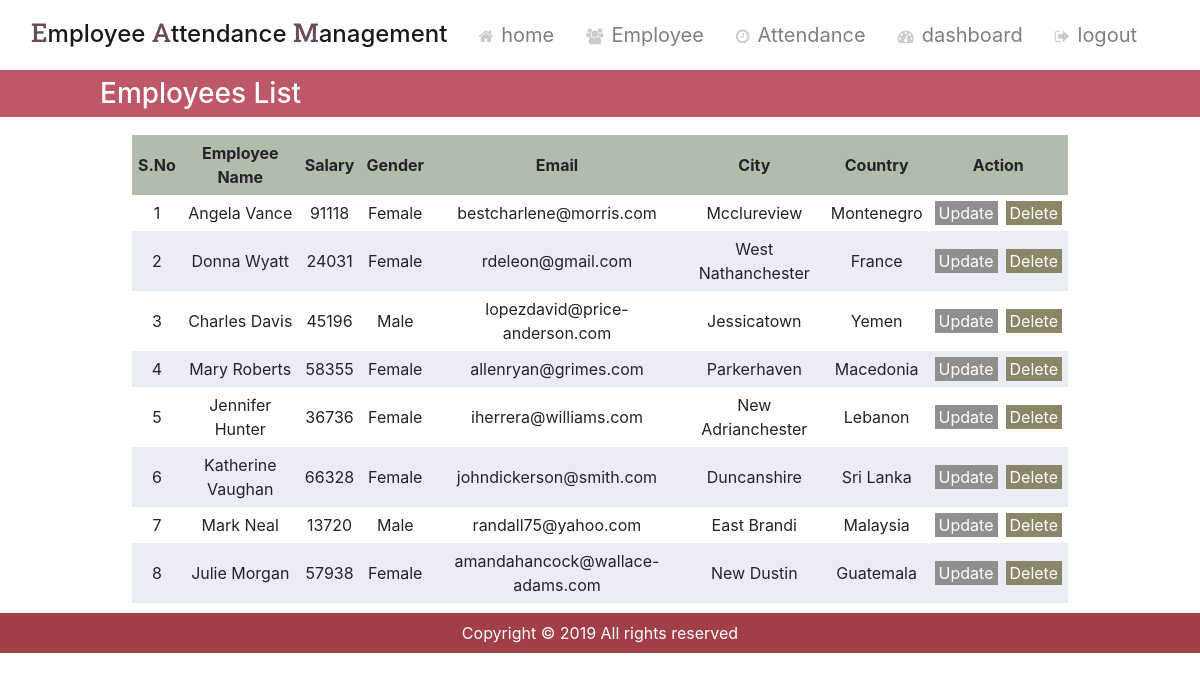
The page /detailsemployee/ (signed in) on the database its author committed.
### testapp/models.py (models this page shows, shortened)
class Employee(models.Model):
    eid=models.IntegerField(primary_key=True)
    first_name=models.CharField(max_length=30)
    last_name=models.CharField(max_length=20)
    salary=models.IntegerField()
    gender=models.CharField(max_length=6,choices=GENDER_CHOICES,default=1)
    contactno=models.CharField(max_length=10)
    email=models.CharField(max_length=30)
    country=models.CharField(max_length=30)
    city=models.CharField(max_length=20)
    pincode=models.IntegerField()
    address=models.CharField(max_length=60)

### testapp/views.py (the view)
# urls.py: path('detailsemployee/',views.detailsemployee),
@login_required
def detailsemployee(request):
    emp_list=Employee.objects.all()
    counter=Counter()
    return render(request,'testapp/detailsemployee.html',{'emp_list':emp_list,'counter':counter})

### testapp/views.py (called while the page is built)
    def increment(self):
        self.count=self.count+1
        return ' '

### templates/testapp/detailsemployee.html
<!DOCTYPE html>
{% extends 'testapp/base.html' %}
{% load staticfiles %}
{% block main_block %}
  <link rel="stylesheet" href="{% static 'css/dashboardstyle.css' %}">
{% endblock %}
{% block child_block %}
    <h3 style="background-color: #BE5869;padding: 7px 100px;" class="text-white">Employees List</h3>
    <div class="container-fluid">
        <div class="row">
            <div class="col">
              {% if emp_list %}
                <table>
                  <thead>
                    <th>S.No</th>
                    <th>Employee Name</th>
                    <th>Salary</th>
                    <th>Gender</th>
                    <th>Email</th>
                    <th>City</th>
                    <th>Country</th>
                    <th>Action</th>
                  </thead>
                  {% for employee in emp_list %}
                  <tr>
                    <td>{{counter.count}}</td>{{counter.increment}}
                    <td>{{employee.first_name}}{{' '}}{{employee.last_name}}</td>
                    <td>{{employee.salary}}</td>
                    <td>{{employee.gender}}</td>
                    <td>{{employee.email}}</td>
                    <td>{{employee.city}}</td>
                    <td>{{employee.country}}</td>
                    <td><a href="/updateemployee/{{employee.eid}}">Update</a><a href="/deleteemployee/{{employee.eid}}" class="ml-2">Delete</a></td>
                  </tr>
                  {% endfor %}
                </table>
              {% else %}
                <p>No Employee Available</p>
              {% endif %}
            </div>
        </div>
    </div>
{% endblock %}

### templates/testapp/base.html (shortened to what this page needs)
<!DOCTYPE html>
{% load staticfiles %}
<html lang="en">
<head>
    <link rel="stylesheet" href="https://stackpath.bootstrapcdn.com/bootstrap/4.3.1/css/bootstrap.min.css">
    <link rel="stylesheet" href="https://cdnjs.cloudflare.com/ajax/libs/font-awesome/4.7.0/css/font-awesome.min.css">
    <link rel="stylesheet" href="{% static 'css/base_main.css' %}">
    {% block main_block %}
    {% endblock %}
    <link rel="stylesheet" href="{% static 'css/loading.css' %}">
</head>
<body>
  <div id="contents">
      <nav class="navbar navbar-expand-lg navbar-light">
          <div class="container-fluid">
                  <a href="/" class="navbar-brand"><h1><span>E</span>mployee <span>A</span>ttendance <span>M</span>anagement</h1></a>
            <div class="collapse navbar-collapse" id="navbarSupportedContent">
              <ul class="navbar-nav ml-auto">
                  <i class="fa fa-home mt-2" style="color:#ccc;"></i>
                  <li class="nav-item mr-4"><a href="/" class="nav-link py-0">home</a></li>
                  {% if request.user.is_authenticated %}
                  <i class="fa fa-users mt-2" style="color:#ccc;"></i>
                  <li class="nav-item mr-4"><a href="#" class="nav-link py-0">Employee</a></li>
                  <i class="fa fa-clock-o mt-2" style="color:#ccc;"></i>
                  <li class="nav-item mr-4"><a href="#" class="nav-link py-0">Attendance</a></li>
                  <i class="fa fa-tachometer mt-2" style="color:#ccc;"></i>
                  <li class="nav-item mr-4"><a href="/dashboard" class="nav-link py-0">dashboard</a></li>
                  <i class="fa fa-sign-out mt-2" style="color:#ccc;"></i>
                  <li class="nav-item mr-4"><a href="/accounts/logout" class="nav-link py-0">logout</a></li>
                  {% endif %}
              </ul>
          </div>
          </div>
      </nav>
      {% block child_block%}
      {% endblock %}
      <footer>
          <p>Copyright &copy; 2019 All rights reserved</p>
      </footer>
    </div>
</body>
</html>

### static/css/base_main.css (style rules this page uses)
* { margin: 0; padding: 0; box-sizing: border-box; }
nav h1 { font-size: 24px; padding-top: 4px; }
nav h1>span { color: #694b5e; font-size: 26px; font-family: 'Roboto Slab', serif; }
ul>li>a { font-size: 20px; }
footer p { background-color: #a23e48; text-align: center; color: white; padding: 8px; }

### static/css/dashboardstyle.css (style rules this page uses)
* { margin: 0; padding: 0; box-sizing: border-box; }
table { width: 80%; margin: 10px auto; }
table,tr { text-align: center; }
th { background-color: #b2bcaa; }
th,td { padding: 6px; }
tr:nth-child(even) { background-color: #e8eef4; }
td>a { color: white; padding: 2px 4px; }
td>a:first-child { background-color: #8f8f8f; }
td>a:nth-child(2) { background-color: #8b8667; }

### rows shown on the page
Employee: count "1", first_name "Angela", last_name "Vance", salary "91118", gender "Female", email "bestcharlene@morris.com", city "Mcclureview", country "Montenegro"
Employee: count "2", first_name "Donna", last_name "Wyatt", salary "24031", gender "Female", email "rdeleon@gmail.com", city "West Nathanchester", country "France"
Employee: count "3", first_name "Charles", last_name "Davis", salary "45196", gender "Male", email "lopezdavid@price-anderson.com", city "Jessicatown", country "Yemen"
Employee: count "4", first_name "Mary", last_name "Roberts", salary "58355", gender "Female", email "allenryan@grimes.com", city "Parkerhaven", country "Macedonia"
Employee: count "5", first_name "Jennifer", last_name "Hunter", salary "36736", gender "Female", email "iherrera@williams.com", city "New Adrianchester", country "Lebanon"
Employee: count "6", first_name "Katherine", last_name "Vaughan", salary "66328", gender "Female", email "johndickerson@smith.com", city "Duncanshire", country "Sri Lanka"
Employee: count "7", first_name "Mark", last_name "Neal", salary "13720", gender "Male", email "randall75@yahoo.com", city "East Brandi", country "Malaysia"
Employee: count "8", first_name "Julie", last_name "Morgan", salary "57938", gender "Female", email "amandahancock@wallace-adams.com", city "New Dustin", country "Guatemala"
